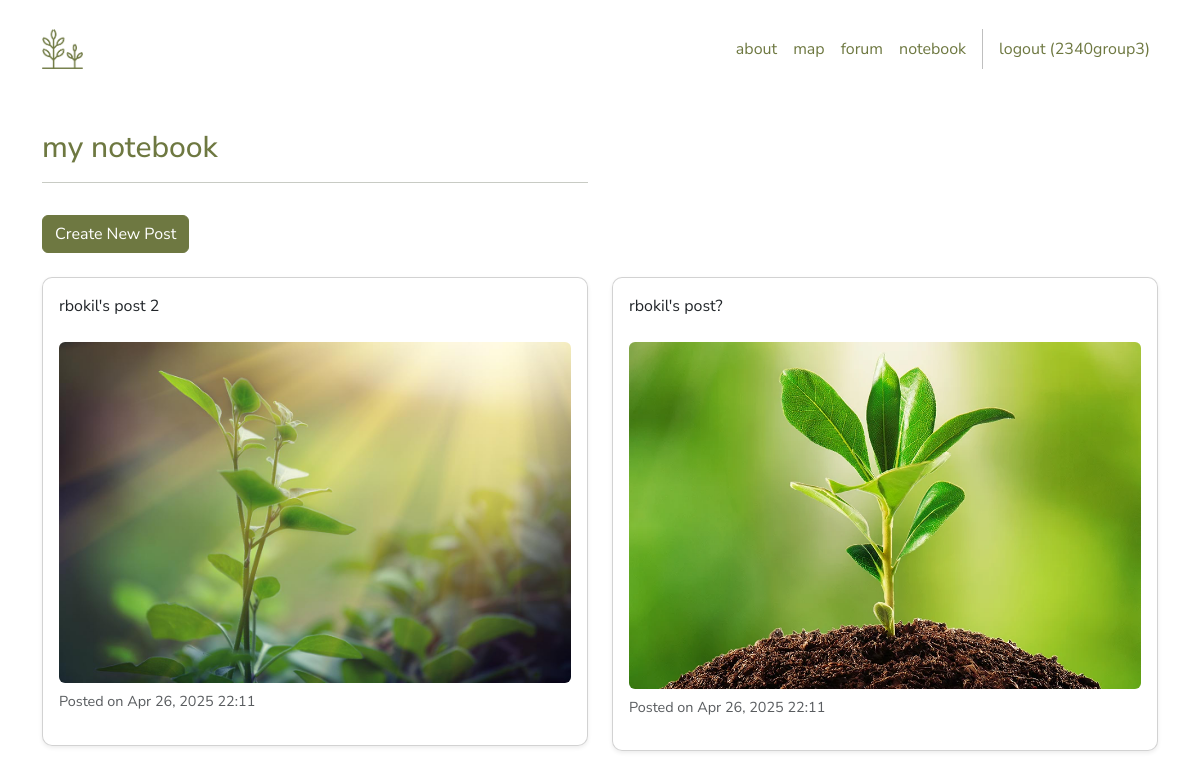
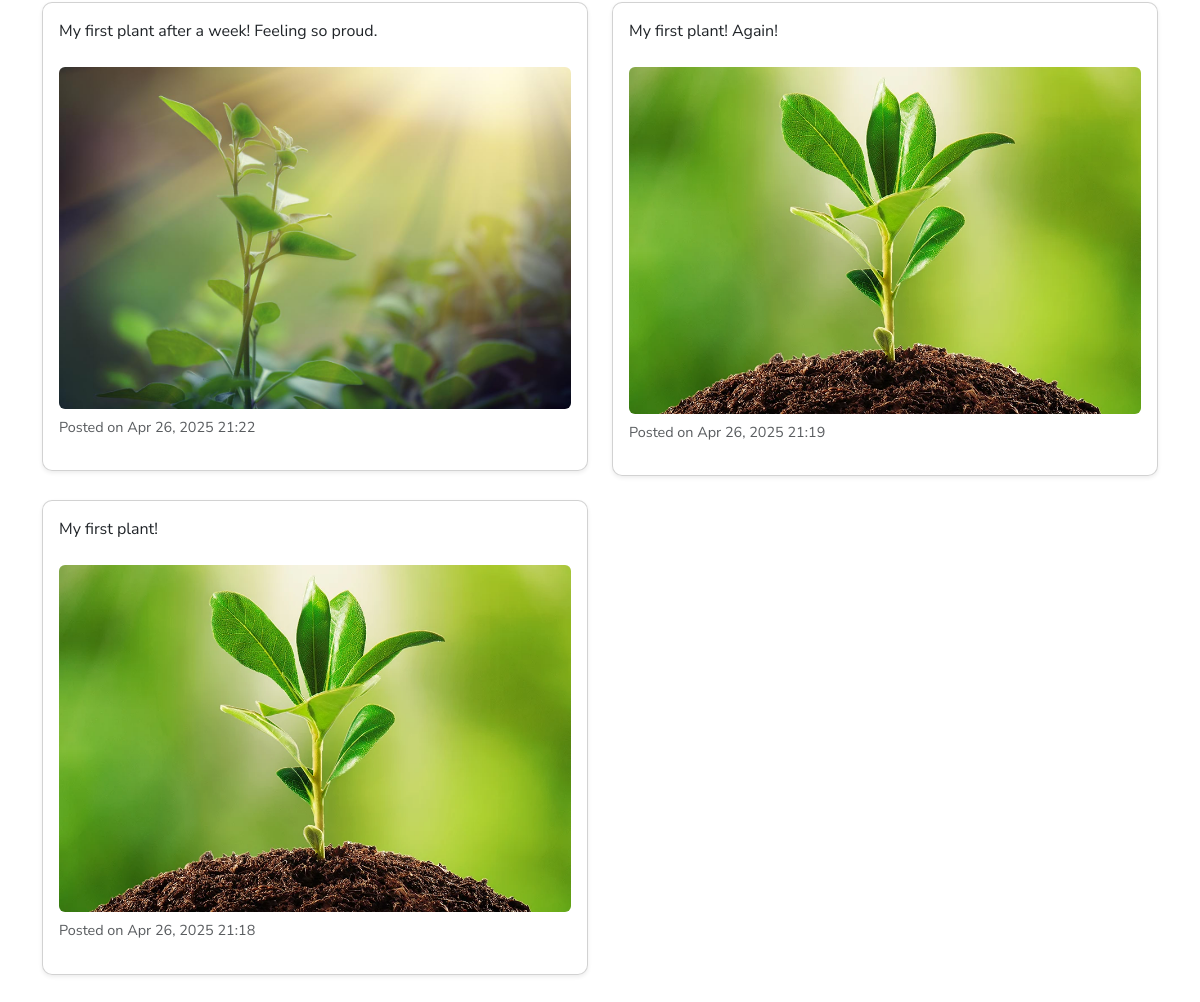
/notebook (signed in), run on the app's committed database (2 pictures, top to bottom).
### home/models.py (models this page shows, shortened)
class Post(models.Model):
    text = models.TextField()
    image = models.ImageField(upload_to='post_images/', blank=True, null=True)
    created_at = models.DateTimeField(auto_now_add=True)
    author = models.ForeignKey(User, on_delete=models.CASCADE, related_name='home_posts', default=1)  # Default user ID

### home/views.py (the view)
# urls.py: path('notebook', views.notebook, name='home.notebook'),
def notebook(request):
    if request.user.is_authenticated:
        posts = Post.objects.filter(author=request.user).order_by('-created_at')
    else:
        posts = []
        message = "You need to log in to view your posts."
    return render(request, 'home/notebook.html', {'posts': posts})

### home/templates/home/notebook.html (shortened to what this page needs)
{% extends "base.html" %}
{% block content %}
<div class="p-3">
    <div class="container">
        <div class="row mt-3">
            <div class="col-md-6 mb-3">
                <h3>my notebook</h3>
                <hr />
            </div>
        </div>
        {% if user.is_authenticated %}
            <a href="{% url 'new_post' %}" class="btn btn-primary mb-4">Create New Post</a>
        {% else %}
            <p>You must be logged in to create a new post. <a href="{% url 'accounts.login' %}">Login</a></p>
        {% endif %}
        <div class="row">
            {% for post in posts %}
            <div class="col-md-6 mb-4">
                <div class="card shadow-sm">
                    <div class="card-body">
                        <p class="card-text">{{ post.text }}</p>
                        {% if post.image %}
                            <img src="{{ post.image.url }}" class="img-fluid rounded mt-2" alt="Post image">
                        {% endif %}
                        <p class="text-muted mt-2" style="font-size: 0.9rem;">
                            Posted on {{ post.created_at|date:"M d, Y H:i" }}
                        </p>
                    </div>
                </div>
            </div>
            {% empty %}
            <p>No posts yet. Create your first one!</p>
            {% endfor %}
    </div>
</div>
{% endblock content %}

### forst/templates/base.html (shortened to what this page needs)
<!DOCTYPE html>
<html>
    {% load static %}
  <head>
    <link href=
        "https://cdn.jsdelivr.net/npm/bootstrap@5.3.3/dist/css/bootstrap.min.css"  rel="stylesheet">
    <link rel=
        "stylesheet"  href="https://cdnjs.cloudflare.com/ajax/libs/font-awesome/6.1.1/css/all.min.css">
    <link rel="stylesheet" type="text/css" href="{% static 'css/style.css' %}">
  </head>
  <body>
    <nav class="p-4 navbar navbar-light bg-light navbar-expand-lg">
      <div class="container">
        <a class="navbar-brand"
           href="{% url 'home.index' %}">
          <img src="{% static 'img/logo.png' %}" alt="logo" height="40" />
        </a>
        <div class="collapse navbar-collapse" id="navbarNavAltMarkup">
          <div class="navbar-nav ms-auto navbar-ml">
            <a class="nav-link" href="{% url 'home.about' %}">about</a>
            <a class="nav-link" href="{% url 'home.maps' %}">map</a>
            <a class="nav-link" href="{% url 'forum_home' %}">forum</a>
            <a class="nav-link" href="{% url 'home.notebook' %}">notebook</a>
            {% if user.is_authenticated %}
            <a class="nav-link" href="{% url 'accounts.logout' %}">logout ({{ user.username }})</a>
            {% else %}
            <a class="nav-link" href="{% url 'accounts.signup' %}">sign up</a>
            <a class="nav-link" href="{% url 'accounts.login' %}">login</a>
            {% endif %}
          </div>
        </div>
      </div>
    </nav>
    <div>
        {% block content %}
        {% endblock content %}
    </div>
  </body>
</html>

### forst/static/css/style.css (style rules this page uses)
body { background: url('https://images.unsplash.com/photo-1465408953385-7c4626b743db?ixlib=rb-4.0.3&auto=format&fit=crop&w=1470&q=80') no-repeat center center fixed; background-size: cover; font-family: 'Nunito Sans', sans-serif; }
.navbar { background-color: #FFFFFF !important; }
.navbar .nav-link { color:#6E7841; }
.card { background: rgba(255, 255, 255, 0.8); border-radius: 10px; box-shadow: 0 4px 8px rgba(0, 0, 0, 0.1); }
.btn-primary { background-color: #6E7841; border-color: #6E7841; color: #FFFFFF; }
hr { border-top: 1px solid #273117; }
h3 { font-size: 2.5vw; color:#6E7841; }
a { color: #6E7841; }

### data on the page
Post: text "rbokil's post 2", image (picture), created_at "Apr 26, 2025 22:11"
Post: text "rbokil's post?", image (picture), created_at "Apr 26, 2025 22:11"
Post: text "My first plant after a week! Feeling so proud.", image (picture), created_at "Apr 26, 2025 21:22"
Post: text "My first plant! Again!", image (picture), created_at "Apr 26, 2025 21:19"
Post: text "My first plant!", image (picture), created_at "Apr 26, 2025 21:18"

### other printed values
{{ user.username }} "2340group3"
